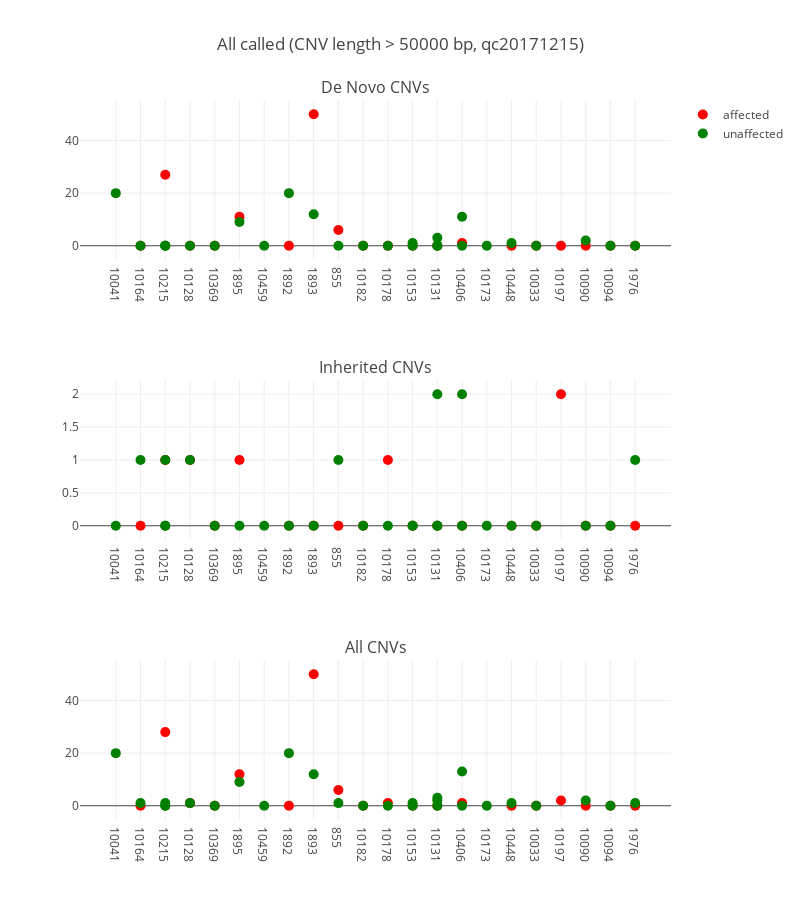
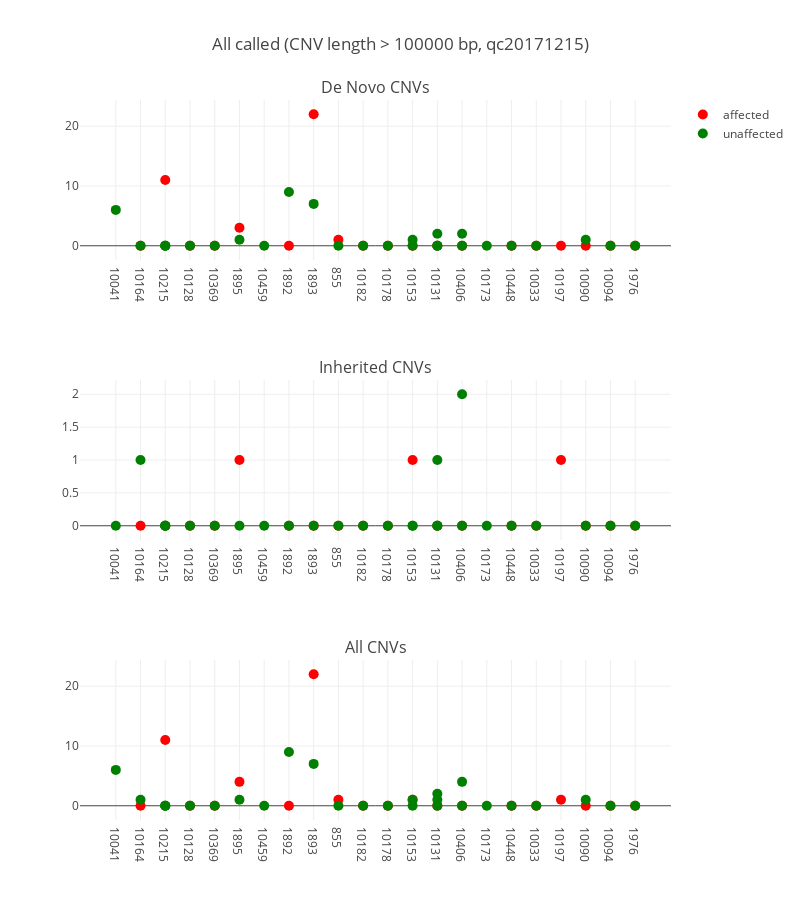
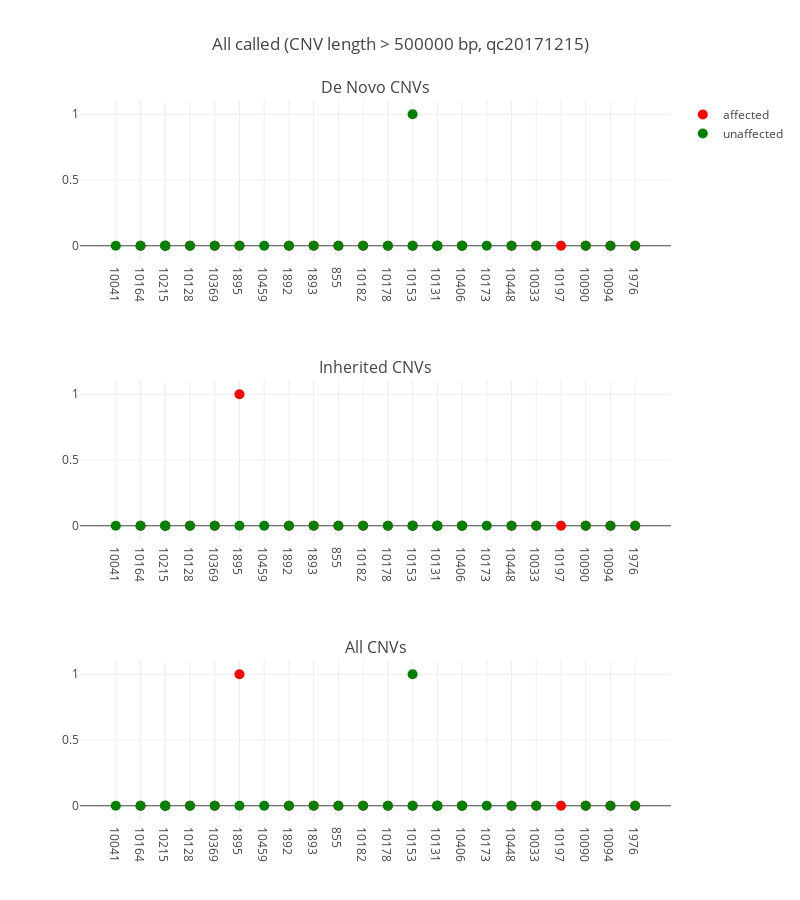

Here is the notebook cell these charts were saved with, in order:
### Code cell
for i in [50000, 100000, 500000]:
    plot_cnvs('/data/sudregp/cnv/penncnv/results/' + 
              'summary_called_cnvlenBT%d_qc20171215.csv' % i,
              'All called (CNV length > %d bp, qc20171215)' % i)

### Figure 1 — Plotly figure (JSON) as saved in the notebook; plotly's stock layout.template omitted (floating-point values rounded to 4 significant figures)
{"data": [{"hoverinfo": "text+y", "marker": {"color": "red", "size": 10}, "mode": "markers", "name": "affected", "showlegend": true, "text": ["CLIA_400122", "CLIA_400125", "CLIA_400153", "CCGO_800980", "CLIA_400132", "CLIA_400134", "CLIA_400163", "CLIA_400216", "CLIA_400121", "CLIA_400131", "CLIA_400128", "CLIA_400140", "CLIA_400178", "CLIA_400205", "CLIA_400127", "CLIA_400129", "CLIA_400123", "CLIA_400130", "CLIA_400204"], "type": "scatter", "x": [1, 2, 3, 4, 5, 7, 8, 9, 10, 11, 12, 13, 14, 16, 17, 18, 19, 20, 21], "xaxis": "x1", "y": [0, 27, 0, 0, 11, 0, 50, 6, 0, 0, 0, 0, 1, 0, 0, 0, 0, 0, 0], "yaxis": "y1"}, {"hoverinfo": "text+y", "hovertext": ["CLIA_400155", "CLIA_400135", "CLIA_400191", "CLIA_400189", "CLIA_400193", "CLIA_400152", "CCGO_800979", "CLIA_400158", "CLIA_400209", "CLIA_400175", "CLIA_400162", "CLIA_400133", "CLIA_400170", "CLIA_400159", "CLIA_400210", "CLIA_400212", "CLIA_400138", "CLIA_400139", "CLIA_400142", "CLIA_400179", "CLIA_400180", "CLIA_400148", "CLIA_400200", "CLIA_400166", "CLIA_400195", "CLIA_400144", "CLIA_400201"], "marker": {"color": "green", "size": 10}, "mode": "markers", "name": "unaffected", "showlegend": true, "type": "scatter", "x": [0, 1, 2, 2, 2, 3, 4, 5, 6, 7, 8, 9, 10, 11, 12, 12, 13, 13, 13, 14, 14, 15, 16, 17, 19, 20, 21], "xaxis": "x1", "y": [20, 0, 0, 0, 0, 0, 0, 9, 0, 20, 12, 0, 0, 0, 1, 0, 0, 0, 3, 11, 0, 0, 1, 0, 2, 0, 0], "yaxis": "y1"}, {"hoverinfo": "text+y", "marker": {"color": "red", "size": 10}, "mode": "markers", "name": "affected", "showlegend": false, "text": ["CLIA_400122", "CLIA_400125", "CLIA_400153", "CCGO_800980", "CLIA_400132", "CLIA_400134", "CLIA_400163", "CLIA_400216", "CLIA_400121", "CLIA_400131", "CLIA_400128", "CLIA_400140", "CLIA_400178", "CLIA_400205", "CLIA_400127", "CLIA_400129", "CLIA_400123", "CLIA_400130", "CLIA_400204"], "type": "scatter", "x": [1, 2, 3, 4, 5, 7, 8, 9, 10, 11, 12, 13, 14, 16, 17, 18, 19, 20, 21], "xaxis": "x2", "y": [0, 1, 1, 0, 1, 0, 0, 0, 0, 1, 0, 0, 0, 0, 0, 2, 0, 0, 0], "yaxis": "y2"}, {"hoverinfo": "text+y", "hovertext": ["CLIA_400155", "CLIA_400135", "CLIA_400191", "CLIA_400189", "CLIA_400193", "CLIA_400152", "CCGO_800979", "CLIA_400158", "CLIA_400209", "CLIA_400175", "CLIA_400162", "CLIA_400133", "CLIA_400170", "CLIA_400159", "CLIA_400210", "CLIA_400212", "CLIA_400138", "CLIA_400139", "CLIA_400142", "CLIA_400179", "CLIA_400180", "CLIA_400148", "CLIA_400200", "CLIA_400166", "CLIA_400195", "CLIA_400144", "CLIA_400201"], "marker": {"color": "green", "size": 10}, "mode": "markers", "name": "unaffected", "showlegend": false, "type": "scatter", "x": [0, 1, 2, 2, 2, 3, 4, 5, 6, 7, 8, 9, 10, 11, 12, 12, 13, 13, 13, 14, 14, 15, 16, 17, 19, 20, 21], "xaxis": "x2", "y": [0, 1, 1, 0, 0, 1, 0, 0, 0, 0, 0, 1, 0, 0, 0, 0, 0, 2, 0, 2, 0, 0, 0, 0, 0, 0, 1], "yaxis": "y2"}, {"hoverinfo": "text+y", "marker": {"color": "red", "size": 10}, "mode": "markers", "name": "affected", "showlegend": false, "text": ["CLIA_400122", "CLIA_400125", "CLIA_400153", "CCGO_800980", "CLIA_400132", "CLIA_400134", "CLIA_400163", "CLIA_400216", "CLIA_400121", "CLIA_400131", "CLIA_400128", "CLIA_400140", "CLIA_400178", "CLIA_400205", "CLIA_400127", "CLIA_400129", "CLIA_400123", "CLIA_400130", "CLIA_400204"], "type": "scatter", "x": [1, 2, 3, 4, 5, 7, 8, 9, 10, 11, 12, 13, 14, 16, 17, 18, 19, 20, 21], "xaxis": "x3", "y": [0, 28, 1, 0, 12, 0, 50, 6, 0, 1, 0, 0, 1, 0, 0, 2, 0, 0, 0], "yaxis": "y3"}, {"hoverinfo": "text+y", "hovertext": ["CLIA_400155", "CLIA_400135", "CLIA_400191", "CLIA_400189", "CLIA_400193", "CLIA_400152", "CCGO_800979", "CLIA_400158", "CLIA_400209", "CLIA_400175", "CLIA_400162", "CLIA_400133", "CLIA_400170", "CLIA_400159", "CLIA_400210", "CLIA_400212", "CLIA_400138", "CLIA_400139", "CLIA_400142", "CLIA_400179", "CLIA_400180", "CLIA_400148", "CLIA_400200", "CLIA_400166", "CLIA_400195", "CLIA_400144", "CLIA_400201"], "marker": {"color": "green", "size": 10}, "mode": "markers", "name": "unaffected", "showlegend": false, "type": "scatter", "x": [0, 1, 2, 2, 2, 3, 4, 5, 6, 7, 8, 9, 10, 11, 12, 12, 13, 13, 13, 14, 14, 15, 16, 17, 19, 20, 21], "xaxis": "x3", "y": [20, 1, 1, 0, 0, 1, 0, 9, 0, 20, 12, 1, 0, 0, 1, 0, 0, 2, 3, 13, 0, 0, 1, 0, 2, 0, 1], "yaxis": "y3"}], "layout": {"annotations": [{"font": {"size": 16}, "showarrow": false, "text": "De Novo CNVs", "x": 0.5, "xanchor": "center", "xref": "paper", "y": 1, "yanchor": "bottom", "yref": "paper"}, {"font": {"size": 16}, "showarrow": false, "text": "Inherited CNVs", "x": 0.5, "xanchor": "center", "xref": "paper", "y": 0.6111, "yanchor": "bottom", "yref": "paper"}, {"font": {"size": 16}, "showarrow": false, "text": "All CNVs", "x": 0.5, "xanchor": "center", "xref": "paper", "y": 0.2222, "yanchor": "bottom", "yref": "paper"}], "height": 900, "hovermode": "closest", "title": "All called (CNV length > 50000 bp, qc20171215)", "width": 800, "xaxis1": {"anchor": "y1", "domain": [0, 1], "ticktext": ["10041", "10164", "10215", "10128", "10369", "1895", "10459", "1892", "1893", "855", "10182", "10178", "10153", "10131", "10406", "10173", "10448", "10033", "10197", "10090", "10094", "1976"], "tickvals": [0, 1, 2, 3, 4, 5, 6, 7, 8, 9, 10, 11, 12, 13, 14, 15, 16, 17, 18, 19, 20, 21], "zeroline": false}, "xaxis2": {"anchor": "y2", "domain": [0, 1], "ticktext": ["10041", "10164", "10215", "10128", "10369", "1895", "10459", "1892", "1893", "855", "10182", "10178", "10153", "10131", "10406", "10173", "10448", "10033", "10197", "10090", "10094", "1976"], "tickvals": [0, 1, 2, 3, 4, 5, 6, 7, 8, 9, 10, 11, 12, 13, 14, 15, 16, 17, 18, 19, 20, 21], "zeroline": false}, "xaxis3": {"anchor": "y3", "domain": [0, 1], "ticktext": ["10041", "10164", "10215", "10128", "10369", "1895", "10459", "1892", "1893", "855", "10182", "10178", "10153", "10131", "10406", "10173", "10448", "10033", "10197", "10090", "10094", "1976"], "tickvals": [0, 1, 2, 3, 4, 5, 6, 7, 8, 9, 10, 11, 12, 13, 14, 15, 16, 17, 18, 19, 20, 21], "zeroline": false}, "yaxis1": {"anchor": "x1", "domain": [0.7778, 1]}, "yaxis2": {"anchor": "x2", "domain": [0.3889, 0.6111]}, "yaxis3": {"anchor": "x3", "domain": [0, 0.2222]}}}

### Figure 2 — Plotly figure (JSON) as saved in the notebook; plotly's stock layout.template omitted (floating-point values rounded to 4 significant figures)
{"data": [{"hoverinfo": "text+y", "marker": {"color": "red", "size": 10}, "mode": "markers", "name": "affected", "showlegend": true, "text": ["CLIA_400122", "CLIA_400125", "CLIA_400153", "CCGO_800980", "CLIA_400132", "CLIA_400134", "CLIA_400163", "CLIA_400216", "CLIA_400121", "CLIA_400131", "CLIA_400128", "CLIA_400140", "CLIA_400178", "CLIA_400205", "CLIA_400127", "CLIA_400129", "CLIA_400123", "CLIA_400130", "CLIA_400204"], "type": "scatter", "x": [1, 2, 3, 4, 5, 7, 8, 9, 10, 11, 12, 13, 14, 16, 17, 18, 19, 20, 21], "xaxis": "x1", "y": [0, 11, 0, 0, 3, 0, 22, 1, 0, 0, 0, 0, 0, 0, 0, 0, 0, 0, 0], "yaxis": "y1"}, {"hoverinfo": "text+y", "hovertext": ["CLIA_400155", "CLIA_400135", "CLIA_400191", "CLIA_400189", "CLIA_400193", "CLIA_400152", "CCGO_800979", "CLIA_400158", "CLIA_400209", "CLIA_400175", "CLIA_400162", "CLIA_400133", "CLIA_400170", "CLIA_400159", "CLIA_400210", "CLIA_400212", "CLIA_400138", "CLIA_400139", "CLIA_400142", "CLIA_400179", "CLIA_400180", "CLIA_400148", "CLIA_400200", "CLIA_400166", "CLIA_400195", "CLIA_400144", "CLIA_400201"], "marker": {"color": "green", "size": 10}, "mode": "markers", "name": "unaffected", "showlegend": true, "type": "scatter", "x": [0, 1, 2, 2, 2, 3, 4, 5, 6, 7, 8, 9, 10, 11, 12, 12, 13, 13, 13, 14, 14, 15, 16, 17, 19, 20, 21], "xaxis": "x1", "y": [6, 0, 0, 0, 0, 0, 0, 1, 0, 9, 7, 0, 0, 0, 1, 0, 0, 0, 2, 2, 0, 0, 0, 0, 1, 0, 0], "yaxis": "y1"}, {"hoverinfo": "text+y", "marker": {"color": "red", "size": 10}, "mode": "markers", "name": "affected", "showlegend": false, "text": ["CLIA_400122", "CLIA_400125", "CLIA_400153", "CCGO_800980", "CLIA_400132", "CLIA_400134", "CLIA_400163", "CLIA_400216", "CLIA_400121", "CLIA_400131", "CLIA_400128", "CLIA_400140", "CLIA_400178", "CLIA_400205", "CLIA_400127", "CLIA_400129", "CLIA_400123", "CLIA_400130", "CLIA_400204"], "type": "scatter", "x": [1, 2, 3, 4, 5, 7, 8, 9, 10, 11, 12, 13, 14, 16, 17, 18, 19, 20, 21], "xaxis": "x2", "y": [0, 0, 0, 0, 1, 0, 0, 0, 0, 0, 1, 0, 0, 0, 0, 1, 0, 0, 0], "yaxis": "y2"}, {"hoverinfo": "text+y", "hovertext": ["CLIA_400155", "CLIA_400135", "CLIA_400191", "CLIA_400189", "CLIA_400193", "CLIA_400152", "CCGO_800979", "CLIA_400158", "CLIA_400209", "CLIA_400175", "CLIA_400162", "CLIA_400133", "CLIA_400170", "CLIA_400159", "CLIA_400210", "CLIA_400212", "CLIA_400138", "CLIA_400139", "CLIA_400142", "CLIA_400179", "CLIA_400180", "CLIA_400148", "CLIA_400200", "CLIA_400166", "CLIA_400195", "CLIA_400144", "CLIA_400201"], "marker": {"color": "green", "size": 10}, "mode": "markers", "name": "unaffected", "showlegend": false, "type": "scatter", "x": [0, 1, 2, 2, 2, 3, 4, 5, 6, 7, 8, 9, 10, 11, 12, 12, 13, 13, 13, 14, 14, 15, 16, 17, 19, 20, 21], "xaxis": "x2", "y": [0, 1, 0, 0, 0, 0, 0, 0, 0, 0, 0, 0, 0, 0, 0, 0, 0, 1, 0, 2, 0, 0, 0, 0, 0, 0, 0], "yaxis": "y2"}, {"hoverinfo": "text+y", "marker": {"color": "red", "size": 10}, "mode": "markers", "name": "affected", "showlegend": false, "text": ["CLIA_400122", "CLIA_400125", "CLIA_400153", "CCGO_800980", "CLIA_400132", "CLIA_400134", "CLIA_400163", "CLIA_400216", "CLIA_400121", "CLIA_400131", "CLIA_400128", "CLIA_400140", "CLIA_400178", "CLIA_400205", "CLIA_400127", "CLIA_400129", "CLIA_400123", "CLIA_400130", "CLIA_400204"], "type": "scatter", "x": [1, 2, 3, 4, 5, 7, 8, 9, 10, 11, 12, 13, 14, 16, 17, 18, 19, 20, 21], "xaxis": "x3", "y": [0, 11, 0, 0, 4, 0, 22, 1, 0, 0, 1, 0, 0, 0, 0, 1, 0, 0, 0], "yaxis": "y3"}, {"hoverinfo": "text+y", "hovertext": ["CLIA_400155", "CLIA_400135", "CLIA_400191", "CLIA_400189", "CLIA_400193", "CLIA_400152", "CCGO_800979", "CLIA_400158", "CLIA_400209", "CLIA_400175", "CLIA_400162", "CLIA_400133", "CLIA_400170", "CLIA_400159", "CLIA_400210", "CLIA_400212", "CLIA_400138", "CLIA_400139", "CLIA_400142", "CLIA_400179", "CLIA_400180", "CLIA_400148", "CLIA_400200", "CLIA_400166", "CLIA_400195", "CLIA_400144", "CLIA_400201"], "marker": {"color": "green", "size": 10}, "mode": "markers", "name": "unaffected", "showlegend": false, "type": "scatter", "x": [0, 1, 2, 2, 2, 3, 4, 5, 6, 7, 8, 9, 10, 11, 12, 12, 13, 13, 13, 14, 14, 15, 16, 17, 19, 20, 21], "xaxis": "x3", "y": [6, 1, 0, 0, 0, 0, 0, 1, 0, 9, 7, 0, 0, 0, 1, 0, 0, 1, 2, 4, 0, 0, 0, 0, 1, 0, 0], "yaxis": "y3"}], "layout": {"annotations": [{"font": {"size": 16}, "showarrow": false, "text": "De Novo CNVs", "x": 0.5, "xanchor": "center", "xref": "paper", "y": 1, "yanchor": "bottom", "yref": "paper"}, {"font": {"size": 16}, "showarrow": false, "text": "Inherited CNVs", "x": 0.5, "xanchor": "center", "xref": "paper", "y": 0.6111, "yanchor": "bottom", "yref": "paper"}, {"font": {"size": 16}, "showarrow": false, "text": "All CNVs", "x": 0.5, "xanchor": "center", "xref": "paper", "y": 0.2222, "yanchor": "bottom", "yref": "paper"}], "height": 900, "hovermode": "closest", "title": "All called (CNV length > 100000 bp, qc20171215)", "width": 800, "xaxis1": {"anchor": "y1", "domain": [0, 1], "ticktext": ["10041", "10164", "10215", "10128", "10369", "1895", "10459", "1892", "1893", "855", "10182", "10178", "10153", "10131", "10406", "10173", "10448", "10033", "10197", "10090", "10094", "1976"], "tickvals": [0, 1, 2, 3, 4, 5, 6, 7, 8, 9, 10, 11, 12, 13, 14, 15, 16, 17, 18, 19, 20, 21], "zeroline": false}, "xaxis2": {"anchor": "y2", "domain": [0, 1], "ticktext": ["10041", "10164", "10215", "10128", "10369", "1895", "10459", "1892", "1893", "855", "10182", "10178", "10153", "10131", "10406", "10173", "10448", "10033", "10197", "10090", "10094", "1976"], "tickvals": [0, 1, 2, 3, 4, 5, 6, 7, 8, 9, 10, 11, 12, 13, 14, 15, 16, 17, 18, 19, 20, 21], "zeroline": false}, "xaxis3": {"anchor": "y3", "domain": [0, 1], "ticktext": ["10041", "10164", "10215", "10128", "10369", "1895", "10459", "1892", "1893", "855", "10182", "10178", "10153", "10131", "10406", "10173", "10448", "10033", "10197", "10090", "10094", "1976"], "tickvals": [0, 1, 2, 3, 4, 5, 6, 7, 8, 9, 10, 11, 12, 13, 14, 15, 16, 17, 18, 19, 20, 21], "zeroline": false}, "yaxis1": {"anchor": "x1", "domain": [0.7778, 1]}, "yaxis2": {"anchor": "x2", "domain": [0.3889, 0.6111]}, "yaxis3": {"anchor": "x3", "domain": [0, 0.2222]}}}

### Figure 3 — Plotly figure (JSON) as saved in the notebook; plotly's stock layout.template omitted (floating-point values rounded to 4 significant figures)
{"data": [{"hoverinfo": "text+y", "marker": {"color": "red", "size": 10}, "mode": "markers", "name": "affected", "showlegend": true, "text": ["CLIA_400122", "CLIA_400125", "CLIA_400153", "CCGO_800980", "CLIA_400132", "CLIA_400134", "CLIA_400163", "CLIA_400216", "CLIA_400121", "CLIA_400131", "CLIA_400128", "CLIA_400140", "CLIA_400178", "CLIA_400205", "CLIA_400127", "CLIA_400129", "CLIA_400123", "CLIA_400130", "CLIA_400204"], "type": "scatter", "x": [1, 2, 3, 4, 5, 7, 8, 9, 10, 11, 12, 13, 14, 16, 17, 18, 19, 20, 21], "xaxis": "x1", "y": [0, 0, 0, 0, 0, 0, 0, 0, 0, 0, 0, 0, 0, 0, 0, 0, 0, 0, 0], "yaxis": "y1"}, {"hoverinfo": "text+y", "hovertext": ["CLIA_400155", "CLIA_400135", "CLIA_400191", "CLIA_400189", "CLIA_400193", "CLIA_400152", "CCGO_800979", "CLIA_400158", "CLIA_400209", "CLIA_400175", "CLIA_400162", "CLIA_400133", "CLIA_400170", "CLIA_400159", "CLIA_400210", "CLIA_400212", "CLIA_400138", "CLIA_400139", "CLIA_400142", "CLIA_400179", "CLIA_400180", "CLIA_400148", "CLIA_400200", "CLIA_400166", "CLIA_400195", "CLIA_400144", "CLIA_400201"], "marker": {"color": "green", "size": 10}, "mode": "markers", "name": "unaffected", "showlegend": true, "type": "scatter", "x": [0, 1, 2, 2, 2, 3, 4, 5, 6, 7, 8, 9, 10, 11, 12, 12, 13, 13, 13, 14, 14, 15, 16, 17, 19, 20, 21], "xaxis": "x1", "y": [0, 0, 0, 0, 0, 0, 0, 0, 0, 0, 0, 0, 0, 0, 1, 0, 0, 0, 0, 0, 0, 0, 0, 0, 0, 0, 0], "yaxis": "y1"}, {"hoverinfo": "text+y", "marker": {"color": "red", "size": 10}, "mode": "markers", "name": "affected", "showlegend": false, "text": ["CLIA_400122", "CLIA_400125", "CLIA_400153", "CCGO_800980", "CLIA_400132", "CLIA_400134", "CLIA_400163", "CLIA_400216", "CLIA_400121", "CLIA_400131", "CLIA_400128", "CLIA_400140", "CLIA_400178", "CLIA_400205", "CLIA_400127", "CLIA_400129", "CLIA_400123", "CLIA_400130", "CLIA_400204"], "type": "scatter", "x": [1, 2, 3, 4, 5, 7, 8, 9, 10, 11, 12, 13, 14, 16, 17, 18, 19, 20, 21], "xaxis": "x2", "y": [0, 0, 0, 0, 1, 0, 0, 0, 0, 0, 0, 0, 0, 0, 0, 0, 0, 0, 0], "yaxis": "y2"}, {"hoverinfo": "text+y", "hovertext": ["CLIA_400155", "CLIA_400135", "CLIA_400191", "CLIA_400189", "CLIA_400193", "CLIA_400152", "CCGO_800979", "CLIA_400158", "CLIA_400209", "CLIA_400175", "CLIA_400162", "CLIA_400133", "CLIA_400170", "CLIA_400159", "CLIA_400210", "CLIA_400212", "CLIA_400138", "CLIA_400139", "CLIA_400142", "CLIA_400179", "CLIA_400180", "CLIA_400148", "CLIA_400200", "CLIA_400166", "CLIA_400195", "CLIA_400144", "CLIA_400201"], "marker": {"color": "green", "size": 10}, "mode": "markers", "name": "unaffected", "showlegend": false, "type": "scatter", "x": [0, 1, 2, 2, 2, 3, 4, 5, 6, 7, 8, 9, 10, 11, 12, 12, 13, 13, 13, 14, 14, 15, 16, 17, 19, 20, 21], "xaxis": "x2", "y": [0, 0, 0, 0, 0, 0, 0, 0, 0, 0, 0, 0, 0, 0, 0, 0, 0, 0, 0, 0, 0, 0, 0, 0, 0, 0, 0], "yaxis": "y2"}, {"hoverinfo": "text+y", "marker": {"color": "red", "size": 10}, "mode": "markers", "name": "affected", "showlegend": false, "text": ["CLIA_400122", "CLIA_400125", "CLIA_400153", "CCGO_800980", "CLIA_400132", "CLIA_400134", "CLIA_400163", "CLIA_400216", "CLIA_400121", "CLIA_400131", "CLIA_400128", "CLIA_400140", "CLIA_400178", "CLIA_400205", "CLIA_400127", "CLIA_400129", "CLIA_400123", "CLIA_400130", "CLIA_400204"], "type": "scatter", "x": [1, 2, 3, 4, 5, 7, 8, 9, 10, 11, 12, 13, 14, 16, 17, 18, 19, 20, 21], "xaxis": "x3", "y": [0, 0, 0, 0, 1, 0, 0, 0, 0, 0, 0, 0, 0, 0, 0, 0, 0, 0, 0], "yaxis": "y3"}, {"hoverinfo": "text+y", "hovertext": ["CLIA_400155", "CLIA_400135", "CLIA_400191", "CLIA_400189", "CLIA_400193", "CLIA_400152", "CCGO_800979", "CLIA_400158", "CLIA_400209", "CLIA_400175", "CLIA_400162", "CLIA_400133", "CLIA_400170", "CLIA_400159", "CLIA_400210", "CLIA_400212", "CLIA_400138", "CLIA_400139", "CLIA_400142", "CLIA_400179", "CLIA_400180", "CLIA_400148", "CLIA_400200", "CLIA_400166", "CLIA_400195", "CLIA_400144", "CLIA_400201"], "marker": {"color": "green", "size": 10}, "mode": "markers", "name": "unaffected", "showlegend": false, "type": "scatter", "x": [0, 1, 2, 2, 2, 3, 4, 5, 6, 7, 8, 9, 10, 11, 12, 12, 13, 13, 13, 14, 14, 15, 16, 17, 19, 20, 21], "xaxis": "x3", "y": [0, 0, 0, 0, 0, 0, 0, 0, 0, 0, 0, 0, 0, 0, 1, 0, 0, 0, 0, 0, 0, 0, 0, 0, 0, 0, 0], "yaxis": "y3"}], "layout": {"annotations": [{"font": {"size": 16}, "showarrow": false, "text": "De Novo CNVs", "x": 0.5, "xanchor": "center", "xref": "paper", "y": 1, "yanchor": "bottom", "yref": "paper"}, {"font": {"size": 16}, "showarrow": false, "text": "Inherited CNVs", "x": 0.5, "xanchor": "center", "xref": "paper", "y": 0.6111, "yanchor": "bottom", "yref": "paper"}, {"font": {"size": 16}, "showarrow": false, "text": "All CNVs", "x": 0.5, "xanchor": "center", "xref": "paper", "y": 0.2222, "yanchor": "bottom", "yref": "paper"}], "height": 900, "hovermode": "closest", "title": "All called (CNV length > 500000 bp, qc20171215)", "width": 800, "xaxis1": {"anchor": "y1", "domain": [0, 1], "ticktext": ["10041", "10164", "10215", "10128", "10369", "1895", "10459", "1892", "1893", "855", "10182", "10178", "10153", "10131", "10406", "10173", "10448", "10033", "10197", "10090", "10094", "1976"], "tickvals": [0, 1, 2, 3, 4, 5, 6, 7, 8, 9, 10, 11, 12, 13, 14, 15, 16, 17, 18, 19, 20, 21], "zeroline": false}, "xaxis2": {"anchor": "y2", "domain": [0, 1], "ticktext": ["10041", "10164", "10215", "10128", "10369", "1895", "10459", "1892", "1893", "855", "10182", "10178", "10153", "10131", "10406", "10173", "10448", "10033", "10197", "10090", "10094", "1976"], "tickvals": [0, 1, 2, 3, 4, 5, 6, 7, 8, 9, 10, 11, 12, 13, 14, 15, 16, 17, 18, 19, 20, 21], "zeroline": false}, "xaxis3": {"anchor": "y3", "domain": [0, 1], "ticktext": ["10041", "10164", "10215", "10128", "10369", "1895", "10459", "1892", "1893", "855", "10182", "10178", "10153", "10131", "10406", "10173", "10448", "10033", "10197", "10090", "10094", "1976"], "tickvals": [0, 1, 2, 3, 4, 5, 6, 7, 8, 9, 10, 11, 12, 13, 14, 15, 16, 17, 18, 19, 20, 21], "zeroline": false}, "yaxis1": {"anchor": "x1", "domain": [0.7778, 1]}, "yaxis2": {"anchor": "x2", "domain": [0.3889, 0.6111]}, "yaxis3": {"anchor": "x3", "domain": [0, 0.2222]}}}
